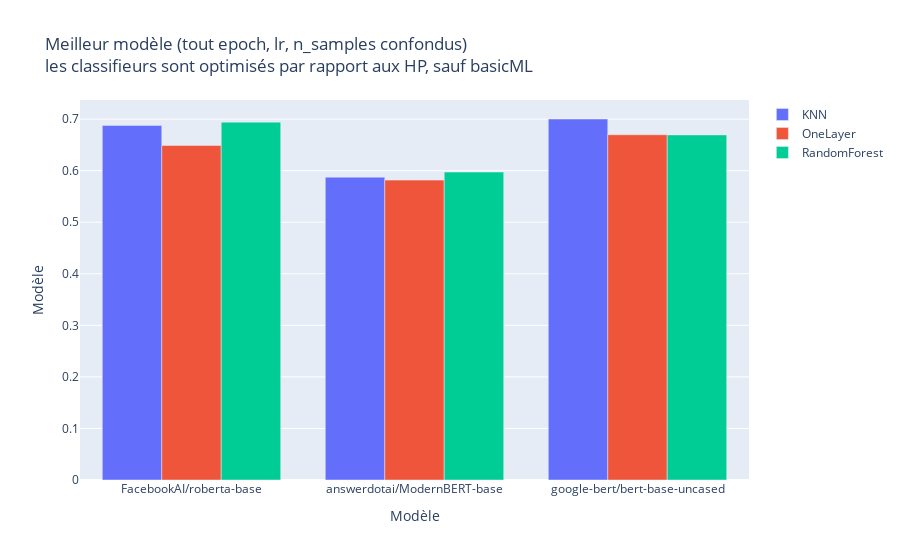

The cell this chart's notebook holds for it:
### Markdown cell above
### Meilleur score par modèle

### Code cell
df_bar = df.groupby(["model", "method"], as_index=False).agg(
    best_f1_macro = ("f1_macro", lambda col : max(col))
)

fig = go.Figure()
fig.update_layout({
    "title" : {
        "text" : ("Meilleur modèle (tout epoch, lr, n_samples confondus)<br>"
                  "les classifieurs sont optimisés par rapport aux HP, sauf basicML")
    },
    "xaxis" : {"title" : {"text" : "Modèle"}},
    "yaxis" : {"title" : {"text" : "Modèle"}}
})
for method, sub_df_bar in df_bar.groupby("method"):
    fig.add_trace(
        go.Bar(
            x = sub_df_bar["model"],
            y = sub_df_bar["best_f1_macro"],
            name = method
        )
    )
fig

### Figure 1 — Plotly figure (JSON) as saved in the notebook; plotly's stock layout.template omitted (floating-point values rounded to 4 significant figures)
{"data": [{"name": "KNN", "type": "bar", "x": ["FacebookAI/roberta-base", "answerdotai/ModernBERT-base", "google-bert/bert-base-uncased"], "y": [0.6878, 0.5874, 0.7002]}, {"name": "OneLayer", "type": "bar", "x": ["FacebookAI/roberta-base", "answerdotai/ModernBERT-base", "google-bert/bert-base-uncased"], "y": [0.6488, 0.5817, 0.6697]}, {"name": "RandomForest", "type": "bar", "x": ["FacebookAI/roberta-base", "answerdotai/ModernBERT-base", "google-bert/bert-base-uncased"], "y": [0.6941, 0.5973, 0.6693]}], "layout": {"title": {"text": "Meilleur modèle (tout epoch, lr, n_samples confondus)<br>les classifieurs sont optimisés par rapport aux HP, sauf basicML"}, "xaxis": {"title": {"text": "Modèle"}}, "yaxis": {"title": {"text": "Modèle"}}}}
